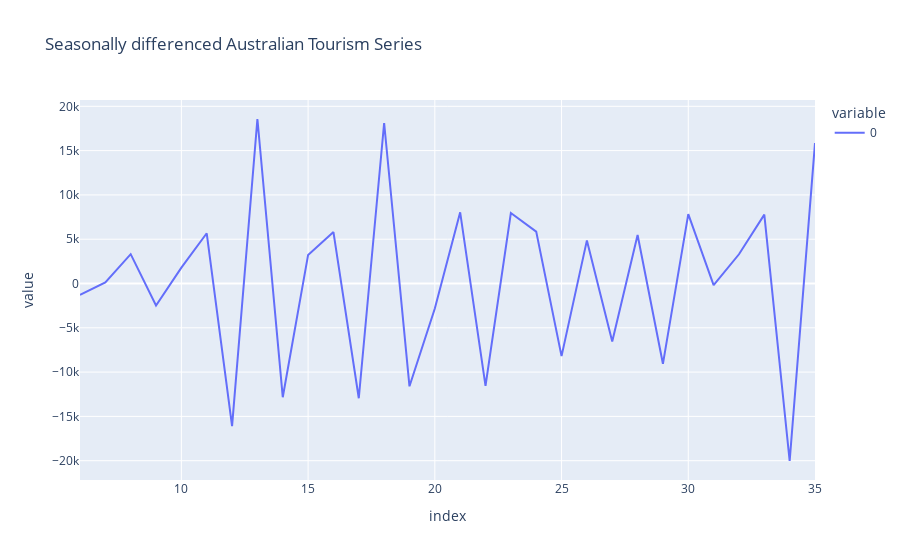

Notebook source saved alongside this figure:
### Code cell
s_tourism_series= diff(diff(tourism_series),k_seasonal_diff=1,seasonal_periods=4)
px.line(s_tourism_series, title="Seasonally differenced Australian Tourism Series").show()

### Figure 1 — Plotly figure (JSON) as saved in the notebook; plotly's stock layout.template omitted (floating-point values rounded to 4 significant figures)
{"data": [{"hovertemplate": "variable=0<br>index=%{x}<br>value=%{y}<extra></extra>", "legendgroup": "0", "line": {"color": "#636efa", "dash": "solid"}, "marker": {"symbol": "circle"}, "mode": "lines", "name": "0", "orientation": "v", "showlegend": true, "type": "scatter", "x": [6, 7, 8, 9, 10, 11, 12, 13, 14, 15, 16, 17, 18, 19, 20, 21, 22, 23, 24, 25, 26, 27, 28, 29, 30, 31, 32, 33, 34, 35], "xaxis": "x", "y": [-1289, 134, 3311, -2477, 1790, 5670, -16106, 18569, -12833, 3224, 5806, -12954, 18120, -11602, -2823, 8038, -11557, 7961, 5851, -8201, 4867, -6555, 5473, -9065, 7834, -181, 3301, 7771, -20035, 15854], "yaxis": "y"}], "layout": {"legend": {"title": {"text": "variable"}, "tracegroupgap": 0}, "title": {"text": "Seasonally differenced Australian Tourism Series"}, "xaxis": {"anchor": "y", "domain": [0, 1], "title": {"text": "index"}}, "yaxis": {"anchor": "x", "domain": [0, 1], "title": {"text": "value"}}}}
